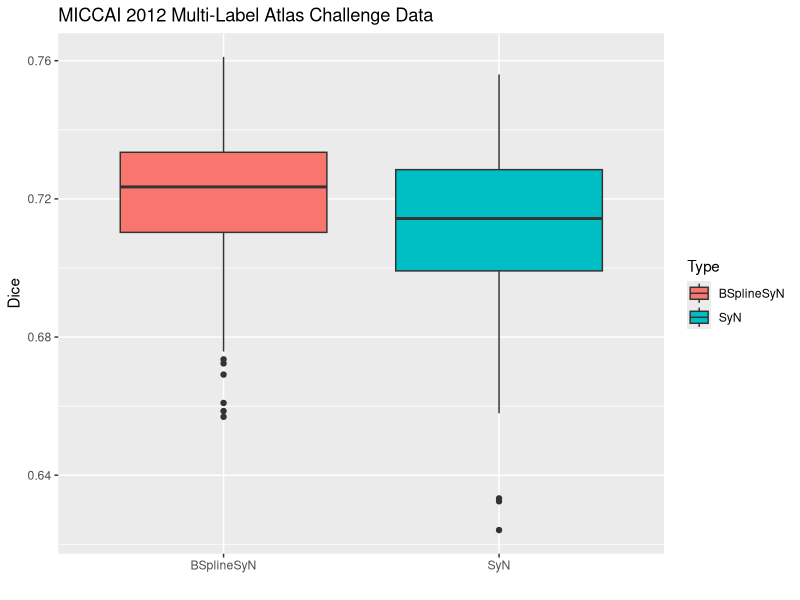

Write the R code that produced this figure.
library( ggplot2 )

stats <- read.csv( "overlapMeasures3.csv", header = TRUE )

# difference <- stats$bsyn - stats$syn
# average <- 0.5 * ( stats$syn + stats$bsyn )
#
# dmean <- data.frame( x = -c( -Inf, Inf ), y = mean( difference ) )
# pStd <- data.frame( x = -c( -Inf, Inf ), y = mean( difference ) + 1.96 * sd( difference ) )
# mStd <- data.frame( x = -c( -Inf, Inf ), y = mean( difference ) - 1.96 * sd( difference ) )
#
# plotData <- data.frame( cbind( SyN = stats$syn, BSyN = stats$bsyn, Difference = difference, Average = average  ) )
#
# myPlot <- ggplot( plotData, aes( x = Average, y = Difference ) ) +
#           geom_line( aes( x, y ), linetype = 1, dmean ) +
#           geom_line( aes( x, y ), linetype = 2, pStd ) +
#           geom_line( aes( x, y ), linetype = 2, mStd ) +
#           geom_point( aes( colour = Difference ), size = 3 ) +
#           geom_point( colour = "grey90", size = 1 ) +
#           scale_x_continuous( "Average Dice", breaks = seq( 0.6, 0.8, by = 0.05 ), labels = seq( 0.6, 0.8, by = 0.05 ), limits = c( 0.6, 0.8 ) ) +
#           scale_y_continuous( "BSyN Dice - SyN Dice", breaks = seq( -0.025, 0.05, by = 0.025 ), labels = seq( -0.025, 0.05, by = 0.025 ), limits = c( -0.025, 0.05 ) ) +
# #           theme( legend.justification = c( 0, 0 ), legend.position = c( 0, 0 ) ) +
#           scale_shape( solid = FALSE ) +
#           ggtitle( paste(  "SyN vs. BSyN", sep = "" ) )
# ggsave( filename = paste( "syn.pdf", sep = "" ), plot = myPlot, width = 8, height = 5, units = 'in' )


plotLabels <- c( rep.int( "SyN", length( stats$syn ) ), rep.int( "BSplineSyN", length( stats$bsyn ) ) )

plotData <- data.frame( Type = plotLabels, Dice = c( stats$syn, stats$bsyn ) )

myPlot <- ggplot( plotData,  aes( x = factor( Type ), y = Dice ) ) +
          geom_boxplot( aes( fill = Type ) ) +
          ggtitle( "MICCAI 2012 Multi-Label Atlas Challenge Data" ) +
          scale_x_discrete( "" )

ggsave( filename = paste( "syn.pdf", sep = "" ), plot = myPlot, width = 8, height = 5, units = 'in' )

